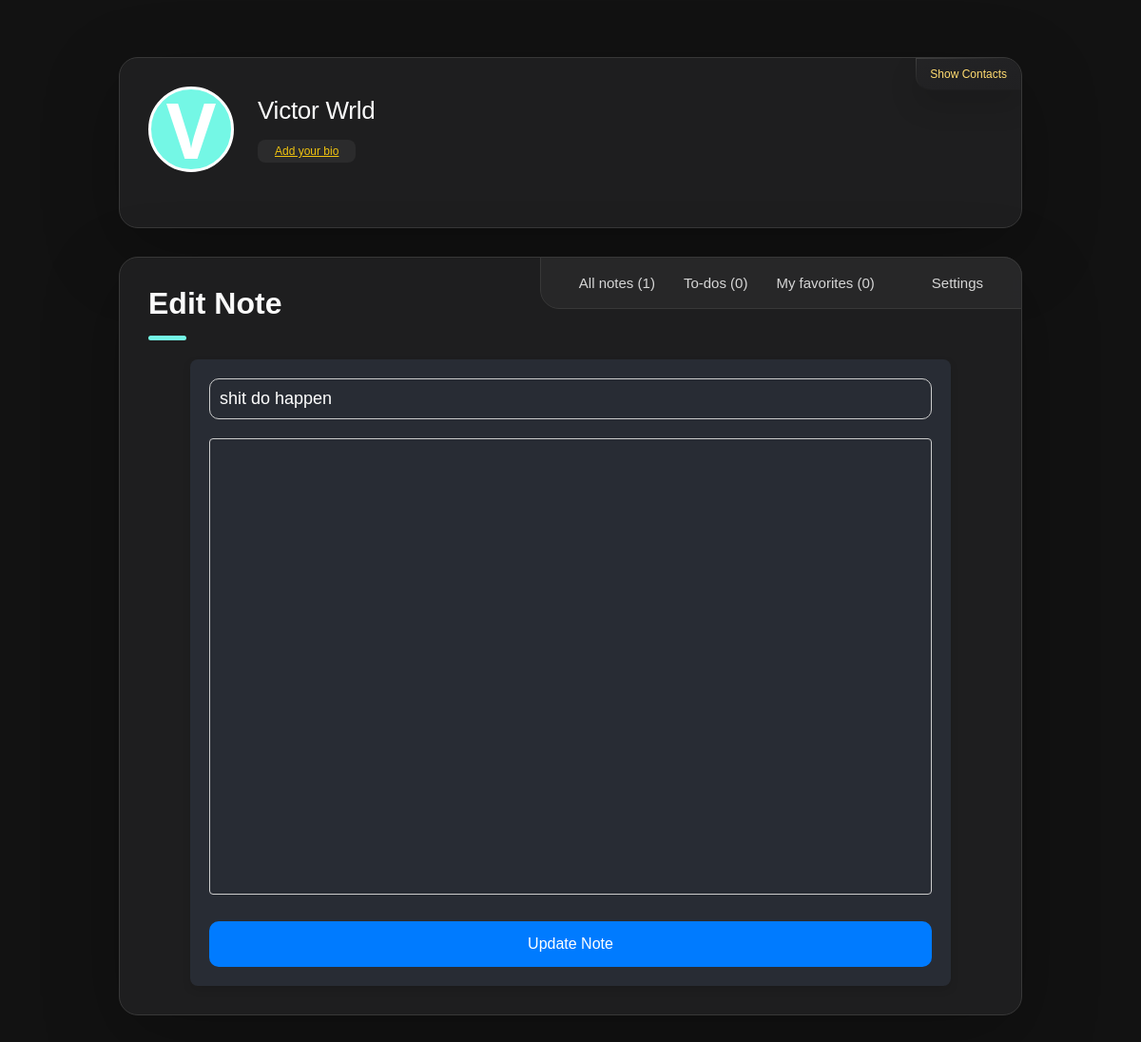
Screenshot of /edit_note/1 (signed in) with the database file from the repository.
### website/models.py (models this page shows, shortened)
class User(db.Model, UserMixin):
    id = db.Column(db.Integer, primary_key=True)
    email = db.Column(db.String(150), unique=True)
    password = db.Column(db.String(255))
    first_name = db.Column(db.String(225))
    second_name = db.Column(db.String(225))
    full_name = db.Column(db.String(255))
    profile_picture = db.Column(db.String(255), nullable=True)
    cover_picture = db.Column(db.String(255), nullable=True)
    user_name = db.Column(db.String(255))
    phone_number = db.Column(db.String(20))
    country_code = db.Column(db.String(10), default="+254")
    bio = db.Column(db.String(255))
    time_zone = db.Column(db.String(255))
    date_birth = db.Column(db.String(255))
    gender = db.Column(db.String(255))
    generated_color = db.Column(db.String(7))
    is_2fa_enabled = db.Column(db.Boolean, default=False)
    otp_secret = db.Column(db.String(32), nullable=True)
    temp_otp = db.Column(db.String(32), nullable=True)
    otp_method = db.Column(db.String(10), default='app')
    is_active = db.Column(db.Boolean, default=True)
    is_admin = db.Column(db.Boolean, default=False)
    email_verified = db.Column(db.Boolean, default=False)
    note_tags = db.relationship(
        "NoteTag", back_populates="user", cascade="all, delete-orphan"
    )
    notes = db.relationship("Note", back_populates="user", cascade="all, delete-orphan")
    password_reset_tokens = db.relationship(
        "PasswordResetToken", back_populates="user", cascade="all, delete-orphan"
    )
    notifications = db.relationship(
        "Notification", back_populates="user", cascade="all, delete-orphan"
    )
    todos = db.relationship("ToDo", back_populates="user", cascade="all, delete-orphan")
    email_preferences = db.relationship(
        "EmailPreferences",
        uselist=False,
        back_populates="user",
        cascade="all, delete-orphan",
    )
    push_preferences = db.relationship(
        "PushPreferences",
        uselist=False,
        back_populates="user",
        cascade="all, delete-orphan",
    )
    email_verification_tokens = db.relationship(
        "EmailVerificationToken", back_populates="user", cascade="all, delete-orphan"
    )

class Note(db.Model):
    id = db.Column(db.Integer, primary_key=True)
    title = db.Column(db.String(255), nullable=False)
    content = db.Column(db.Text, nullable=False)
    tag_id = db.Column(db.Integer, db.ForeignKey("note_tag.id"), nullable=False)
    user_id = db.Column(db.Integer, db.ForeignKey("user.id"), nullable=False)
    created_at = db.Column(db.DateTime, default=datetime.utcnow)
    updated_at = db.Column(db.DateTime, onupdate=datetime.utcnow)
    is_favorite = db.Column(db.Boolean, default=False)
    user = db.relationship("User", back_populates="notes")
    tag = db.relationship("NoteTag", back_populates="notes")

### website/views.py (the view)
@views.route("/edit_note/<int:note_id>", methods=["GET"])
@login_required
def show_edit_note(note_id):
    note = Note.query.get_or_404(note_id)
    if note.user_id != current_user.id:
        flash("You do not have permission to edit this note.", "danger")
        return redirect(url_for("views.home"))
    tags = NoteTag.query.filter_by(user_id=current_user.id).all()
    return render_template("edit_note.html", note=note, tags=tags)

### website/templates/edit_note.html (shortened to what this page needs)
<!DOCTYPE html>
<html lang="en">
  <head>
    <link
      rel="stylesheet"
      href="https://cdnjs.cloudflare.com/ajax/libs/font-awesome/5.15.4/css/all.min.css"
    />
    <link
      rel="stylesheet"
      href="{{ url_for('static', filename='css/add_all.css') }}"
    />
    <link
      href="https://unpkg.com/boxicons@2.1.4/css/boxicons.min.css"
      rel="stylesheet"
    />
    <link
      href="https://cdn.quilljs.com/1.3.6/quill.snow.css"
      rel="stylesheet"
    />
  </head>
  <body>
    <main>
      <aside class="sidebar" data-sidebar>
        <div class="sidebar-info">
          <figure class="avatar-box">
            {% if current_user.profile_picture %}
            <img
              src="/static/profile_pics/{{ current_user.profile_picture }}"
              alt="Profile Picture"
              class="profile-image"
            />
            {% else %}
            <i
              class="fas fa-5x"
              style="--background-: {{ current_user.generated_color }}"
              >{{ current_user.first_name[0] }}</i
            >
            {% endif %}
          </figure>
          <div class="info-content">
            <h1 class="name" title="{{ current_user.full_name }}">
              {{ current_user.full_name }}
            </h1>
            <p class="title" title="{{ current_user.bio }}">
              {% if current_user.bio %} {{ current_user.bio }} {% else %}
              <a
                href="{{ url_for('views.settings') }}"
                style="color: #f1c40f; text-decoration: underline"
              >
                Add your bio
              </a>
              {% endif %}
            </p>
          </div>
          <button class="info_more-btn" data-sidebar-btn>
            <span>Show Contacts</span>
          </button>
        </div>
      </aside>
      <div class="main-content">
        <nav class="navbar">
          <ul class="navbar-list">
            <li class="navbar-item">
              <a href="/user_home" class="navbar-link">
                <p>
                  All notes
                  <span
                    style="--background-: {{ current_user.generated_color }}"
                  >
                    ({{ current_user.notes|length }})
                  </span>
                </p>
              </a>
            </li>
            <li class="navbar-item">
              <a
                href="{{ url_for('views.show_todo_page') }}"
                class="navbar-link"
              >
                <p style="--background-: {{ current_user.generated_color }}">
                  To-dos
                  <span> (<span id="todoCount">0</span>)</span>
                </p>
              </a>
            </li>
            <li class="navbar-item">
              <a href="/favorites" class="navbar-link" id="favoriteLink">
                <p style="--background-: {{ current_user.generated_color }}">
                  My favorites
                  <span> (<span id="favoriteCount">0</span>) </span>
                </p>
              </a>
            </li>
            <li class="navbar-item">
              <a
                href="{{url_for('views.settings')}}"
                class="navbar-link"
                style="--background-: {{ current_user.generated_color }}"
              >
                <p>Settings</p>
              </a>
            </li>
          </ul>
        </nav>
        <article class="about active" id="all_add">
          <header>
            <h2
              class="h2 article-title"
              style="--background-: {{ current_user.generated_color }}"
            >
             Edit Note
            </h2>
          </header>
          <section class="about-text">
            <form
              action="{{ url_for('views.edit_note', note_id=note.id) }}"
              method="POST"
            >
              <input
                type="text"
                name="title"
                class="inputs"
                placeholder="Note Title"
                value="{{ note.title }}"
                required
              />
              <div id="quillEditor"></div>
              <br />
              <button
                type="submit"
                class="submit"
                style="--background-: {{ current_user.generated_color }}"
              >
                Update Note
              </button>
            </form>
          </section>
        </article>
      </div>
    </main>
  </body>
</html>

### rows the page displays
User: first_name "V", full_name "Victor Wrld"
Note: title "shit do happen"

### other values shown
{{ current_user.notes|length }} "1"
